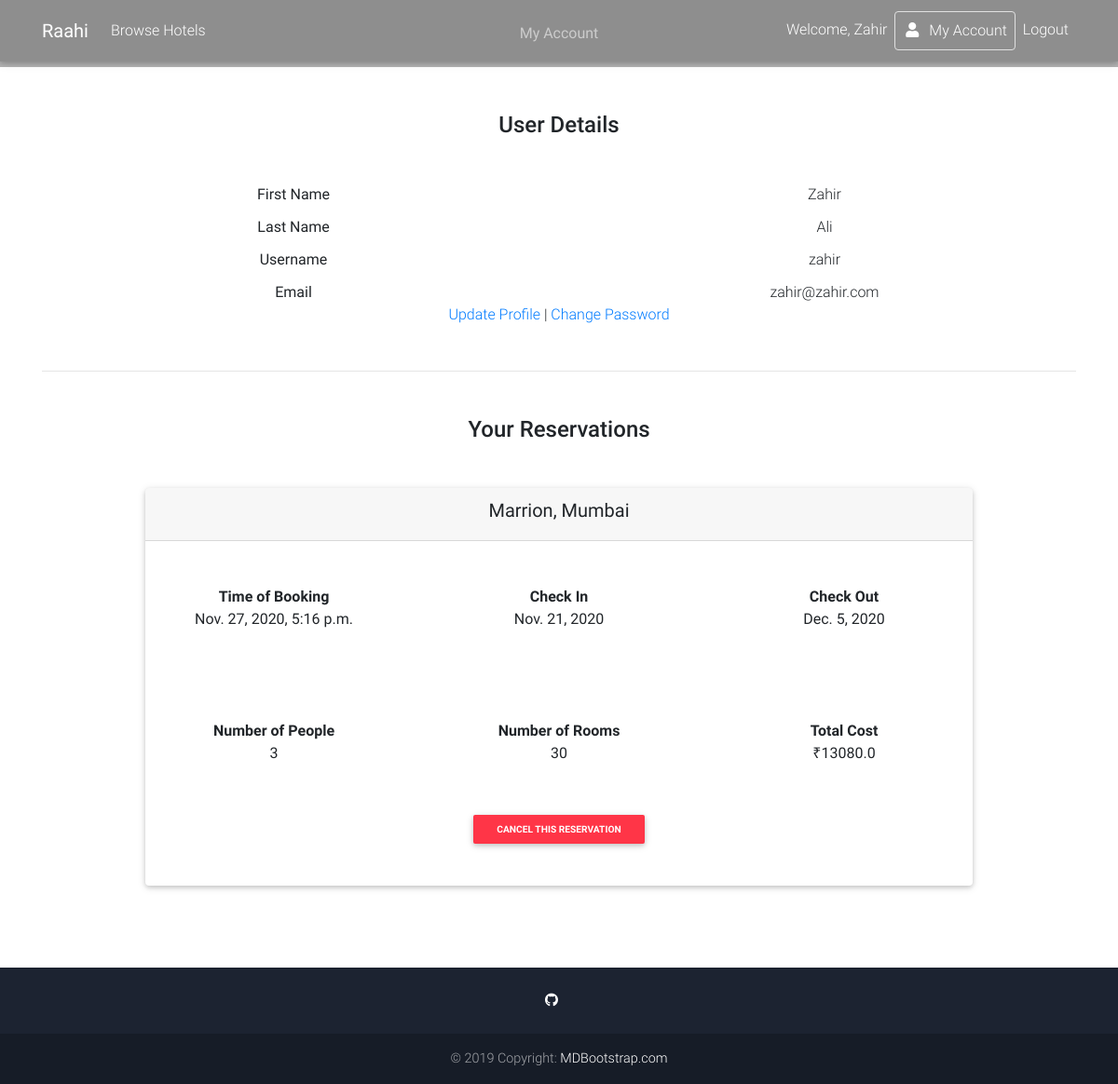
/myaccount/ (signed in), run on the app's committed database.
### main/models.py (models this page shows, shortened)
class Reservation(models.Model):
    user = models.ForeignKey(User, on_delete=models.CASCADE, null=True)
    reservation_name = models.CharField(max_length=40, default="")
    reference_name = models.CharField(max_length=40, default="")
    timestamp = models.DateTimeField(default=datetime.now())
    num_people = models.IntegerField(default=1)
    rooms = models.IntegerField(default=1)
    check_in = models.DateField(null=True)
    check_out = models.DateField(null=True)
    cost = models.FloatField(default=0.0)

### main/views.py (the view)
# urls.py: path('myaccount/', views.accountpage, name='myaccount'),
def accountpage(request):
    if request.user.is_authenticated:
        reservation_list = Reservation.objects.filter(user = request.user)
        context = {
            'user': request.user,
            'reservation_list' : reservation_list
        }
        return render(request, 'myaccount.html', context)
    else:
        return redirect('login')

### main/templates/myaccount.html (shortened to what this page needs)
{% extends 'base.html' %}
{% block content %}
        <div style="background-image: url('https://i.pinimg.com/564x/27/d5/5e/27d55e41fedf725d9d54a9a3bcbebd46.jpg'); ; background-size: cover;">
          <div class="mask rgba-black-light d-flex justify-content-center align-items-center">
            <div class="text-center white-text mx-5 wow fadeIn">
              <p class="mb-4 d-none d-md-block">
                <strong>My Account</strong>
              </p>
            </div>
          </div>
        </div>
  <main>
    <div class="container">
      <section>
        <center>
        <h2 class="my-5 h4 text-center">User Details</h2>
          <div class="row">
            <div class="col-sm">
              <b>First Name</b>
            </div>
            <div class="col-sm">
              {{request.user.first_name}}
            </div>
          </div>
          <div class="row" style="margin-top: 1%;">
            <div class="col-sm">
              <b>Last Name</b>
            </div>
            <div class="col-sm">
              {{request.user.last_name}}
            </div>
          </div>
          <div class="row" style="margin-top: 1%;">
            <div class="col-sm">
              <b>Username</b>
            </div>
            <div class="col-sm">
              {{request.user.username}}
            </div>
          </div>
          <div class="row" style="margin-top: 1%;">
            <div class="col-sm">
              <b>Email</b>
            </div>
            <div class="col-sm">
              {{request.user.email}}
            </div>
          </div>
          <a href="{% url 'editprofile' %}">Update Profile</a> | <a href="{% url 'editpassword' %}">Change Password</a>
        </center>
      </section>
      <hr class="my-5">
    </div>
    <div class="container">
      <section class="mt-5 wow fadeIn">
        <h3 class="my-5 h4 text-center">Your Reservations</h3>
        {% if reservation_list %}
        {% for reservation in reservation_list %}
          <div class="card mx-auto text-center" style="width: 80%; margin-bottom: 8%">
            <div class="card-header text-center">
              <h5><strong>{{reservation.reference_name}}</strong></h5>
            </div>
            <div class="row">
              <div class="col mt-5 mb-5">
                <strong>Time of Booking</strong> <br>
                {{reservation.timestamp}} <br>
              </div>
              <div class="col mt-5 mb-5">
                <strong>Check In</strong> <br>
                {{reservation.check_in}} <br>
              </div>
              <div class="col mt-5 mb-5">
                <strong>Check Out</strong> <br>
                {{reservation.check_out}} <br>
              </div>
            </div>
            <div class="row">
              <div class="col mt-5 mb-5">
                <strong>Number of People</strong> <br>
                {{reservation.num_people}} <br>
              </div>
              <div class="col mt-5 mb-5">
                <strong>Number of Rooms</strong> <br>
                {{reservation.rooms}} <br>
              </div>
              <div class="col mt-5 mb-5">
                <strong>Total Cost</strong> <br>
                ₹{{reservation.cost}} <br>
              </div>
            </div>
            <form method="POST" action="{% url 'cancelbooking' %}">
            <button class="btn btn-sm btn-danger" type="submit" style="margin-bottom: 5%;" ><strong>Cancel this reservation</strong></button>
          </form>
          </div>
        {% endfor %}
        {% else %}
        <center><h5 style="margin-bottom: 6%;">You have not made any reservations yet!</h5></center>
        {% endif %}
      </section>
    </div>
  </main>
{% endblock content %}

### main/templates/base.html (shortened to what this page needs)
{% load static %}
<!doctype html>
<html lang="en">
  <head>
    <link rel="stylesheet" href="https://use.fontawesome.com/releases/v5.11.2/css/all.css">
    <link href="{% static 'css/bootstrap.min.css' %}" rel="stylesheet">
    <link href="{% static 'css/mdb.min.css' %}" rel="stylesheet">
    <link href="{% static 'css/style.min.css' %}" rel="stylesheet">
  </head>
  <nav class="navbar fixed-top navbar-expand-lg navbar-dark scrolling-navbar">
    <div class="container">
      <a class="navbar-brand" href="{% url 'home' %}">
        <strong>Raahi</strong>
      </a>
      <div class="collapse navbar-collapse" id="navbarSupportedContent">
        <ul class="navbar-nav mr-auto">
          <li class="nav-item">
            <a class="nav-link" href="{% url 'browsehotel' %}">Browse Hotels</a>
          </li>
        </ul>
        <ul class="navbar-nav nav-flex-icons">
          {% if request.user.is_authenticated %}
          <li class="nav-item">
            <a class="nav-link">Welcome, {{request.user.first_name}}
            </a>
          </li>
          <li class="nav-item">
            <a href="{% url 'myaccount' %}" class="nav-link border border-light rounded">
              <i class="fas fa-user mr-2"></i>My Account
            </a>
          </li>
          <li class="nav-item">
            <a class="nav-link" href="{% url 'logout' %}">Logout
            </a>
          </li>
          {% endif %}
        </ul>
      </div>
    </div>
  </nav>
{% block content %}
{% endblock content %}
<footer class="page-footer text-center font-small mt-4 wow fadeIn">
  <hr class="my-4">
  <div class="pb-4">
       <a href="https://github.com/zahir1509/project-ap-etravel" target="_blank">
      <i class="fab fa-github mr-3"></i>
    </a>
  </div>
  <div class="footer-copyright py-3">
    © 2019 Copyright:
    <a href="https://mdbootstrap.com/education/bootstrap/" target="_blank"> MDBootstrap.com </a>
  </div>
</footer>
<link rel="stylesheet" href="https://ajax.googleapis.com/ajax/libs/jqueryui/1.12.1/themes/smoothness/jquery-ui.css">
</body>
</html>

### data on the page
Reservation: reference_name "Marrion, Mumbai", timestamp "Nov. 27, 2020, 5:16 p.m.", check_in "Nov. 21, 2020", check_out "Dec. 5, 2020", num_people "3", rooms "30", cost "13080.0"

### other printed values
{{ request.user.first_name }} "Zahir"
{{ request.user.last_name }} "Ali"
{{ request.user.username }} "zahir"
{{ request.user.email }} "zahir@zahir.com"
